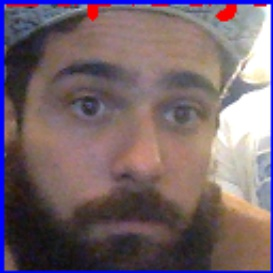
#> input picture turtle_sine/src/data/Arthur/0.446263074875.jpg, 273 x 273 px, given in place of the camera
$ python motion_vectors.py
#> lines starting #> are read from the running program, lines starting #| are printed output that depends on the picture
#!/usr/bin/env python

import numpy as np
import cv2
import sys


def motion_vectors():
    cap = cv2.VideoCapture(0)

    scalling_factor = 0.5
    num_frames_to_track = 5

    num_frames_jump = 2

    tracking_paths = []

    frame_index = 0

    tracking_params = dict(winSize=(11, 11), maxLevel=2,
                           criteria=(cv2.TERM_CRITERIA_EPS | cv2.TERM_CRITERIA_COUNT, 10, 0.03))

    while True:
        ret, frame = cap.read()
#> frame is the input picture: shape (273, 273, 3); mean B, G, R 108.3, 101, 118.6

        frame = cv2.resize(frame, None, fx=scalling_factor, fy=scalling_factor, interpolation=cv2.INTER_AREA)
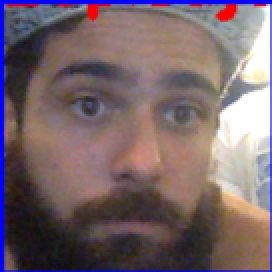
#> frame: shape (136, 136, 3) (shown 2 times larger); mean B, G, R 107.6, 101.8, 119.6

        frame_gray = cv2.cvtColor(frame, cv2.COLOR_BGR2GRAY)
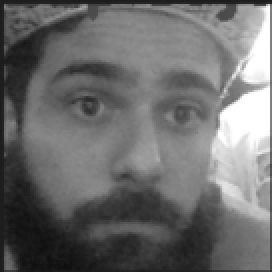
#> frame_gray: shape (136, 136) (shown 2 times larger); min 14, max 255, mean 107.8
        output_img = frame.copy()

        if len(tracking_paths) > 0:
            prev_img, current_img = prev_gray, frame_gray
            feature_points_0 = np.float32([tp[-1] for tp in tracking_paths]).reshape(-1, 1, 2)
            feature_points_1, _, _ = cv2.calcOpticalFlowPyrLK(prev_img, current_img, feature_points_0, None,
                                                              **tracking_params)
            feature_points_0_rev, _, _ = cv2.calcOpticalFlowPyrLK(current_img, prev_img, feature_points_1, None,
                                                                  **tracking_params)

            diff_feature_points = abs(feature_points_0 - feature_points_0_rev).reshape(-1, 2).max(-1)

            good_points = diff_feature_points < 1

            new_tracking_paths = []

            for tp, (x, y), good_points_flag in zip(tracking_paths, feature_points_1.reshape(-1, 2), good_points):
                if not good_points_flag:
                    continue
                tp.append((x, y))

                if len(tp) > num_frames_to_track:
                    del tp[0]
                new_tracking_paths.append(tp)

                cv2.circle(output_img, (x, y), 3, (0, 255, 0), -1)

            tracking_paths = new_tracking_paths

            cv2.polylines(output_img, [np.int32(tp) for tp in tracking_paths], False, (0, 150, 0))

        if not frame_index % num_frames_jump:
            mask = np.zeros_like(frame_gray)
            mask[:] = 255

            for x, y in [np.int32(tp[-1]) for tp in tracking_paths]:
                cv2.circle(mask, (x, y), 6, 0, -1)

            feature_points = cv2.goodFeaturesToTrack(frame_gray, mask=mask, maxCorners=500, qualityLevel=0.3,
                                                     minDistance=7, blockSize=7)
#> feature_points = [[133, 5], [131, 44]]

            if feature_points is not None:
                for x, y in np.float32(feature_points).reshape(-1, 2):
                    tracking_paths.append([(x, y)])
#> this loop made 2 passes
#> after the loop, tracking_paths = [[(133, 5)], [(131, 44)]]
        frame_index += 1
        prev_gray = frame_gray

        cv2.imshow('Motion vectors', output_img)

        if cv2.waitKey(1) & 0xFF == ord('q'):
#> (key q is pressed here)
            break

    cap.release()
    cv2.destroyAllWindows()


if __name__ == "__main__":
    motion_vectors()

$ run again, on turtle_sine/src/data/Arthur/0.485400915146.jpg
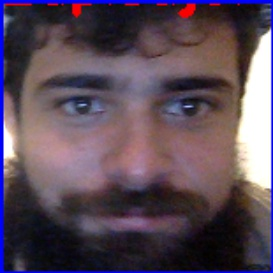
#> input picture turtle_sine/src/data/Arthur/0.485400915146.jpg, 273 x 273 px, given in place of the camera
#> in motion_vectors, frame is the input picture: shape (273, 273, 3); mean B, G, R 89.1, 75.1, 91.1
#> in motion_vectors, `frame = cv2.resize(frame, None, fx=scalling_factor, fy=scalling_factor..`:
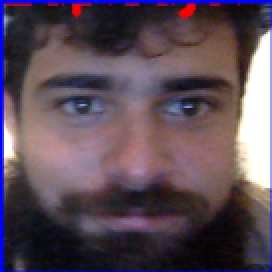
#> frame: shape (136, 136, 3) (shown 2 times larger); mean B, G, R 88.3, 75.7, 91.8
#> in motion_vectors, `frame_gray = cv2.cvtColor(frame, cv2.COLOR_BGR2GRAY)`:
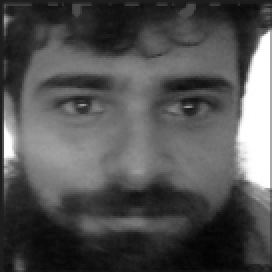
#> frame_gray: shape (136, 136) (shown 2 times larger); min 2, max 255, mean 82
#> feature_points = [[5, 79], [133, 91], [133, 18], [4, 9], [43, 53], [93, 54], [34, 52]]
#> the loop in motion_vectors, `for x, y in np.float32(feature_points).reshape(-1, 2):` made 7 passes
#> after the loop in motion_vectors, `for x, y in np.float32(feature_points).reshape(-1, 2):`: tracking_paths = [[(5, 79)], [(133, 91)], [(133, 18)], [(4, 9)], [(43, 53)], [(93, 54)], [(34, 52)]]

$ run again, on turtle_sine/src/data/Arthur/0.852831125259.jpg
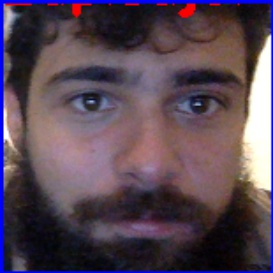
#> input picture turtle_sine/src/data/Arthur/0.852831125259.jpg, 273 x 273 px, given in place of the camera
#> in motion_vectors, frame is the input picture: shape (273, 273, 3); mean B, G, R 85, 71.4, 88.2
#> in motion_vectors, `frame = cv2.resize(frame, None, fx=scalling_factor, fy=scalling_factor..`:
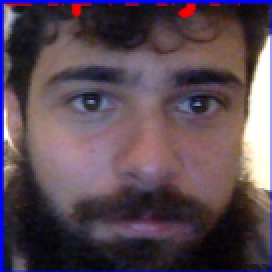
#> frame: shape (136, 136, 3) (shown 2 times larger); mean B, G, R 84.1, 72, 89
#> in motion_vectors, `frame_gray = cv2.cvtColor(frame, cv2.COLOR_BGR2GRAY)`:
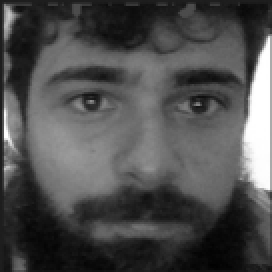
#> frame_gray: shape (136, 136) (shown 2 times larger); min 1, max 255, mean 78.5
#> feature_points = [[2, 1], [7, 8], [131, 94], [97, 52], [47, 51], [4, 84], [4, 70]]
#> the loop in motion_vectors, `for x, y in np.float32(feature_points).reshape(-1, 2):` made 7 passes
#> after the loop in motion_vectors, `for x, y in np.float32(feature_points).reshape(-1, 2):`: tracking_paths = [[(2, 1)], [(7, 8)], [(131, 94)], [(97, 52)], [(47, 51)], [(4, 84)], [(4, 70)]]
